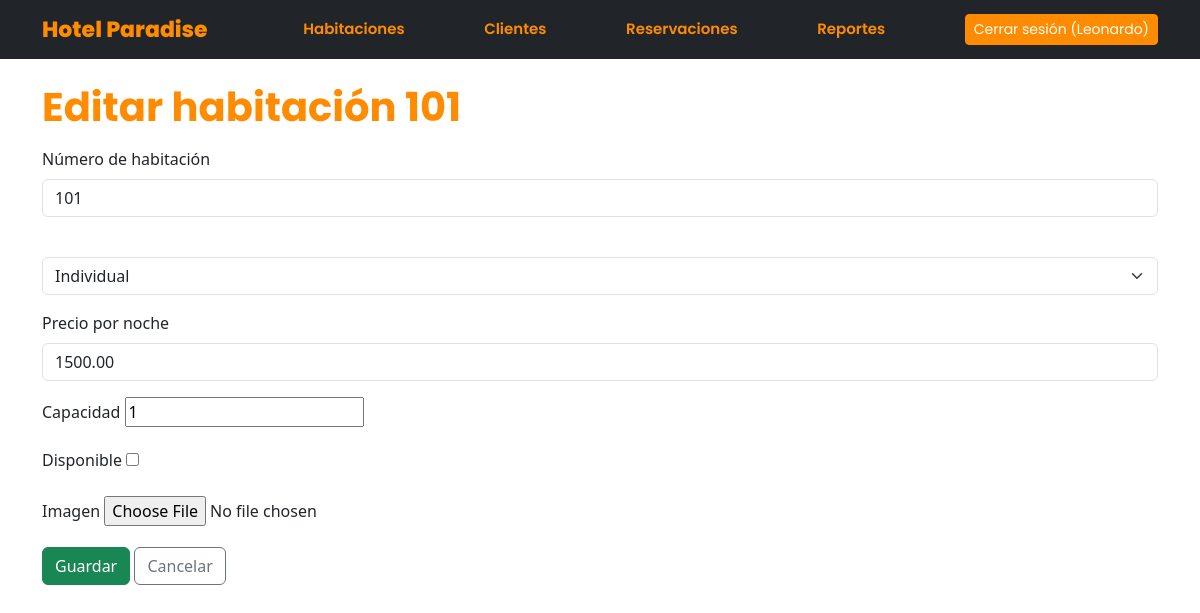
The app's page /habitaciones/1/editar/ (signed in), older data.
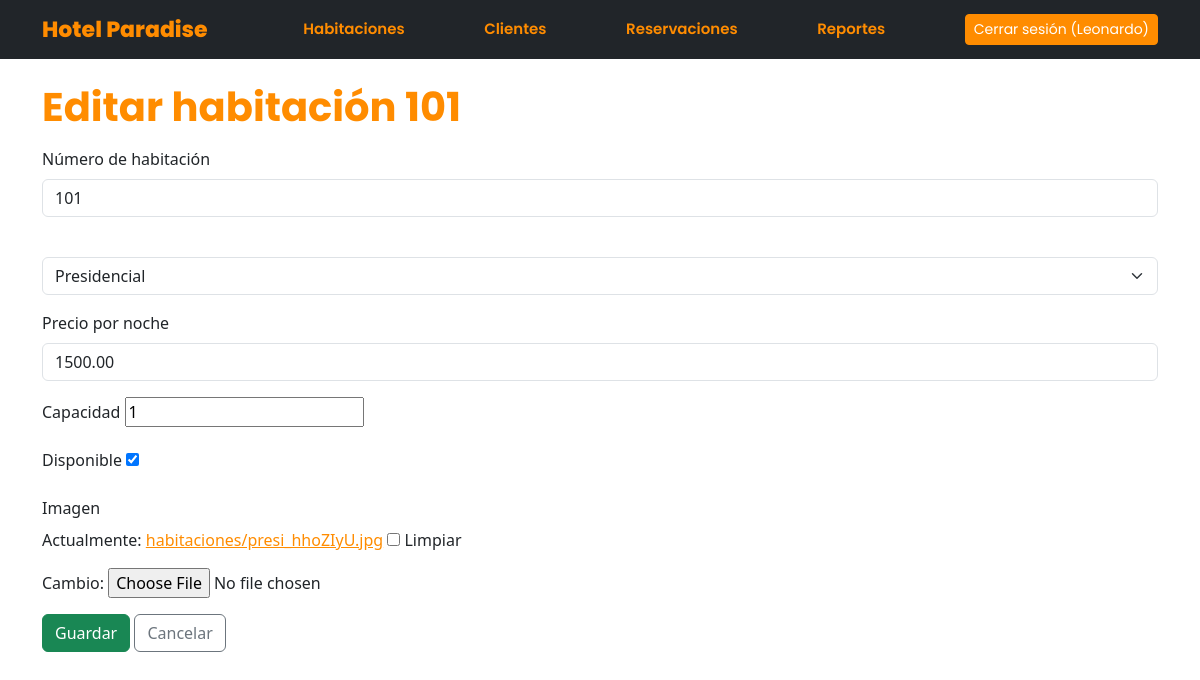
The same page, newer data.
### habitaciones/models.py (models this page shows, shortened)
class Habitacion(models.Model):
    TIPOS = [
        ('individual', 'Individual'),
        ('doble', 'Doble'),
        ('suite', 'Suite'),
        ('presidencial', 'Presidencial'),
    ]
    numero = models.IntegerField(unique=True)
    tipo =  models.CharField((""), max_length=20, choices=TIPOS)
    precioxnoche = models.DecimalField(max_digits=  15, decimal_places=2)
    capacidad = models.IntegerField()
    disponible = models.BooleanField(default= True)
    imagen = models.ImageField(upload_to='habitaciones/', blank=True, null=True)

### habitaciones/views.py (the view)
# urls.py: path('<int:pk>/editar/', views.editar_habitacion, name='editar'),
@login_required
def editar_habitacion(request, pk):
    habitacion = get_object_or_404(Habitacion, pk=pk)
    if request.method == 'POST':
        form = HabitacionForm(request.POST, request.FILES, instance=habitacion)
        if form.is_valid():
            form.save()
            messages.success(request, 'Habitación actualizada correctamente.')
            return redirect('habitaciones:lista')
    else:
        form = HabitacionForm(instance=habitacion)
    return render(request, 'habitaciones/form.html',
                  {'form': form, 'titulo': f'Editar habitación {habitacion.numero}'})

### habitaciones/forms.py (shortened to what this page needs)
class HabitacionForm(forms.ModelForm):
    class Meta:
        model = Habitacion
        fields = ['numero', 'tipo', 'precioxnoche', 'capacidad', 'disponible', 'imagen']
        labels = {
            'numero': 'Número de habitación',
            'precioxnoche': 'Precio por noche',
        }
        widgets = {
            'numero': forms.NumberInput(attrs={'class': 'form-control'}),
            'tipo': forms.Select(attrs={'class': 'form-select'}),
            'precioxnoche': forms.NumberInput(attrs={'class': 'form-control', 'step': '0.01'}),
            'imagen': ImagenWidget(),
        }

### habitaciones/templates/habitaciones/form.html (shortened to what this page needs)
{% extends 'base.html' %}
{% block content %}
<h1 class="titulo-formulario">{{ titulo }}</h1>
<form method="post" enctype="multipart/form-data" class="mt-3">
    {% for campo in form %}
        <div class="mb-3">
            <label for="{{ campo.id_for_label }}" class="form-label">{{ campo.label }}</label>
            {{ campo }}
        </div>
    {% endfor %}
    <button type="submit" class="btn btn-success">Guardar</button>
    <a href="{% url 'habitaciones:lista' %}" class="btn btn-outline-secondary">Cancelar</a>
</form>
{% endblock %}

### habitaciones/templates/habitaciones/widgets/imagen_widget.html
{% if widget.is_initial %}
  <div class="mb-3">
    {{ widget.initial_text }}:
    <a href="{{ widget.value.url }}">{{ widget.value }}</a>
    {% if not widget.required %}
      <input type="checkbox" name="{{ widget.checkbox_name }}" id="{{ widget.checkbox_id }}">
      <label for="{{ widget.checkbox_id }}">{{ widget.clear_checkbox_label }}</label>
    {% endif %}
  </div>
  {{ widget.input_text }}:
{% endif %}
<input type="{{ widget.type }}" name="{{ widget.name }}"{% include "django/forms/widgets/attrs.html" %}>

Row changes from the older to the newer data that the page shows:
changed Habitacion: tipo "Individual" → "Presidencial"; disponible "☐" → "☑"
Text that changed along with them:
new list line: "Imagen Actualmente : ☐ Limpiar Cambio : "
new list line: "habitaciones/presi_hhoZIyU.jpg"
list line gone: "Imagen "
